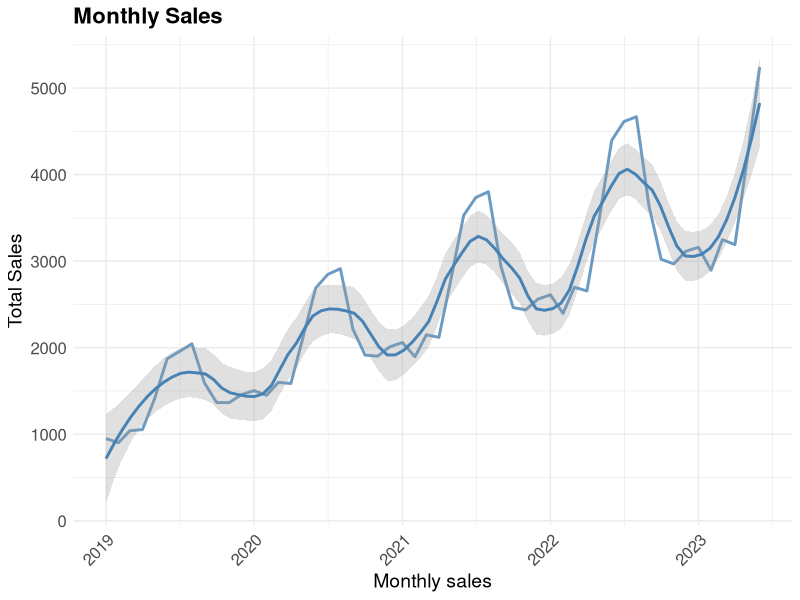
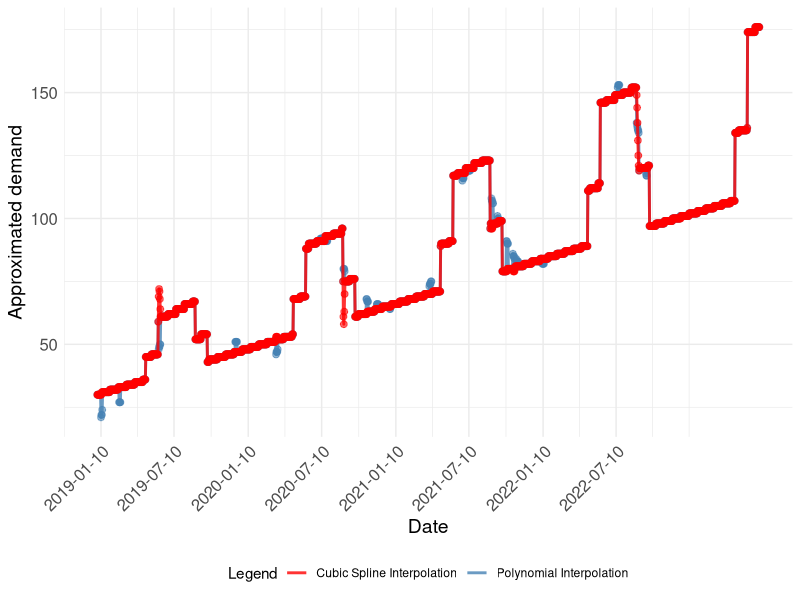
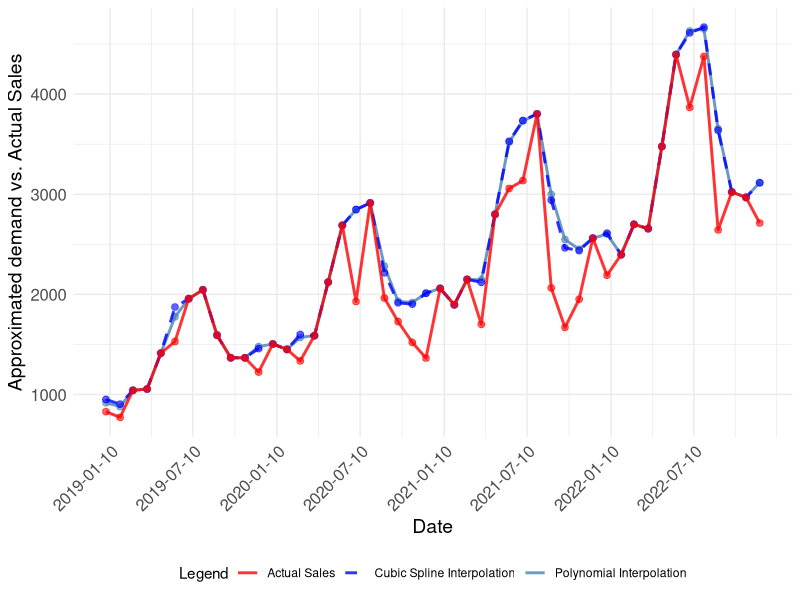

The R source for these figures, in order: (Note: this script raises an error after producing the figures.)
setwd("C:/Users/User/teza")
###SPLINE INTERPOLATION
library(ggplot2)
library(readxl)
library(tidyverse)
library(dplyr)
library(lubridate)
library(zoo)
library(forecast)
#sales_data_spline <- read_xlsx("fake_sales_data.xlsx")
sales_data_spline <- read_xlsx("fake_data_m5.xlsx")

sales_data_spline$Sales[sales_data_spline$Sales == 0] <- NA

# Use na.spline() to fill in the missing values using spline interpolation
sales_data_spline$Sales <- na.spline(ts(sales_data_spline$Sales), na.rm = FALSE)

#round data 
sales_data_spline$Sales <- round(sales_data_spline$Sales)

print(sales_data_spline)

# Plot the graph
monthly_sales <- sales_data_spline %>%
  mutate(MonthYear = format(Date, "%b-%Y")) %>%
  group_by(MonthYear) %>%
  summarise(Date = min(Date), TotalSales = sum(Sales)) %>%
  arrange(Date)

monthly_sales <- data.frame(monthly_sales)
monthly_sales$Date <- as.Date(monthly_sales$Date)

# Plot the graph
ggplot(monthly_sales, aes(x = Date, y = TotalSales, group = 1)) +
  geom_line(color = "steelblue", size = 1, alpha = 0.8) +
  geom_smooth(color = "steelblue", size = 1, alpha = 0.3, span = 0.3) +
  #scale_x_discrete(breaks = monthly_sales$MonthYear[seq(1, nrow(monthly_sales), 3)]) +
  labs(x = "Monthly sales", y = "Total Sales", title = "Monthly Sales") +
  theme_minimal() +
  theme(plot.title = element_text(size = 16, face = "bold"),
        axis.text.x = element_text(angle = 45, hjust = 1),
        axis.title = element_text(size = 14),
        axis.text = element_text(size = 12))


###POLYNOMIAL INTERPOLATION
library(ggplot2)
library(readxl)
library(tidyverse)
library(dplyr)
library(lubridate)
library(zoo)
library(forecast)
#sales_data_polynomial <- read_xlsx("fake_sales_data.xlsx")
sales_data_polynomial <- read_xlsx("fake_data_m5.xlsx")
# Replace zeros with NA
sales_data_polynomial$Sales[sales_data_polynomial$Sales == 0] <- NA

# Create a new column Days which will be used for the interpolation 
sales_data_polynomial$Days <- 1:nrow(sales_data_polynomial)
#convert to time series
sales_data_polynomial$Sales <- ts(sales_data_polynomial$Sales)
#Firstly, we need to decide on degree of polynomial which we will use.in following way:
# Initialize variables to store the results
best_degree <- 0
best_aic <- Inf

# Try different degrees of the polynomial
for (degree in 1:27) {
  # Fit the model
  model <- lm(Sales ~ poly(Days, degree), data = sales_data_polynomial, na.action = na.exclude)
  
  # Calculate the AIC
  aic <- AIC(model)
  
  # Update the best degree and AIC if necessary
  if (aic < best_aic) {
    best_degree <- degree
    best_aic <- aic
  }
}
print(paste("Best Degree:", best_degree))
print(paste("Best AIC:", best_aic))
#Best polynomial for our example is 26

#Fit a polynomial regression model to the non-NA data
model <- lm(Sales ~ poly(Days, 26), data = sales_data_polynomial, na.action = na.exclude)

#Predict the sales using the fitted model
sales_data_polynomial$Predicted_Sales <- predict(model, sales_data_polynomial)

#Replace the NA values in the Sales column with the predicted values
sales_data_polynomial$Sales[is.na(sales_data_polynomial$Sales)] <- sales_data_polynomial$Predicted_Sales[is.na(sales_data_polynomial$Sales)]

#Remove the Predicted_Sales column
sales_data_polynomial$Predicted_Sales <- NULL

#round Data
sales_data_polynomial$Sales <- round(sales_data_polynomial$Sales)
print(sales_data_polynomial)


##Compare the results
sales_data_polynomial$Days <- NULL

# Create a new data frame that combines both 'sales_data_polynomial' and 'sales_data_spline'
#add column with missing values
#sales_data_withNA <- read_xlsx("fake_sales_data.xlsx")
sales_data_withNA <- read_xlsx("fake_data_m5.xlsx")
# Replace zeros with NA
sales_data_withNA$Sales[sales_data_withNA$Sales == 0] <- NA

#Plotting the graph 
Date <- sales_data_withNA$Date


data_for_plot_deterministicINT <- data.frame(
  Date = Date, 
  sales_data_withNA = ts(sales_data_withNA$Sales),
  polynomial_interpolation = ts(sales_data_polynomial$Sales),
  spline_interpolation = ts(sales_data_spline$Sales)
)


data_for_plot_deterministicINT$Date <- as.Date(data_for_plot_deterministicINT$Date)


# Create a data frame with only the interpolated values 
data_only_interpolated <- data_for_plot_deterministicINT %>%
  filter(is.na(sales_data_withNA)) 


ggplot(data_for_plot_deterministicINT, aes(x = Date)) +
  geom_line(aes(y = polynomial_interpolation, color = "Polynomial Interpolation"), size = 1, alpha = 0.8) +
  geom_point(aes(y = polynomial_interpolation), color = alpha("steelblue", 0.5), size = 2, alpha = 0.6) +
  geom_line(aes(y = spline_interpolation, color = "Cubic Spline Interpolation"), size = 1, alpha = 0.8) +
  geom_point(aes(y = spline_interpolation), color = alpha("red", 0.5), size = 2, alpha = 0.6) +
  scale_color_manual(values = c("Polynomial Interpolation" = "steelblue", "Cubic Spline Interpolation" = "red")) +
  labs(color = "Legend") + ylab("Approximated demand")  +
  theme_minimal() +
  theme(plot.title = element_text(size = 16, face = "bold"),
        axis.text.x = element_text(angle = 45, hjust = 1),   # Adjusting x-axis labels for readability
        axis.title = element_text(size = 14),
        axis.text = element_text(size = 12),
        legend.position = "bottom") +
  scale_x_date(breaks = seq(min(data_only_interpolated$Date), max(data_only_interpolated$Date), by = "6 months"))




# Convert Date to Date format
data_for_plot_deterministicINT$Date <- ymd(data_for_plot_deterministicINT$Date)
data_for_plot_deterministicINT$actual_sales <- sales_data_withNA$Sales

#take withouth final year
data_for_plot_deterministicINT <- data_for_plot_deterministicINT[1:1461, ]
# Group by month and summarize
monthly_summary <- data_for_plot_deterministicINT %>%
  mutate(Month = floor_date(Date, "month")) %>%
  group_by(Month) %>%
  summarise(
    sales_data_withNA = sum(sales_data_withNA, na.rm = TRUE),
    polynomial_interpolation = sum(polynomial_interpolation, na.rm = TRUE),
    spline_interpolation = sum(spline_interpolation, na.rm = TRUE),
    actual_sales = sum(actual_sales, na.rm = TRUE)
  )

ggplot(monthly_summary, aes(x = Month)) +
  geom_line(aes(y = polynomial_interpolation, color = "Polynomial Interpolation"), size = 1, alpha = 0.8) +
  geom_point(aes(y = polynomial_interpolation), color = alpha("steelblue", 0.5), size = 2, alpha = 0.6) +
  geom_line(aes(y = spline_interpolation, color = "Cubic Spline Interpolation"), linetype = "dashed",size = 1, alpha = 0.8) +
  geom_point(aes(y = spline_interpolation), color = alpha("blue", 0.5), size = 2, alpha = 0.6) +
  geom_line(aes(y = actual_sales, color = "Actual Sales"), size = 1, alpha = 0.8) +
  geom_point(aes(y = actual_sales), color = alpha("red", 0.5), size = 2, alpha = 0.6) +
  scale_color_manual(values = c("Polynomial Interpolation" = "steelblue", "Cubic Spline Interpolation" = "blue", "Actual Sales" = "red")) +
  labs(color = "Legend") + ylab("Approximated demand vs. Actual Sales")  + xlab("Date") +
  theme_minimal() +
  theme(plot.title = element_text(size = 16, face = "bold"),
        axis.text.x = element_text(angle = 45, hjust = 1),   # Adjusting x-axis labels for readability
        axis.title = element_text(size = 14),
        axis.text = element_text(size = 12),
        legend.position = "bottom") +
  scale_x_date(breaks = seq(min(data_only_interpolated$Date), max(data_only_interpolated$Date), by = "6 months"))





#### another way to plot
sales_data_polynomial$Days <- NULL

# Create a new data frame that combines both 'sales_data_polynomial' and 'sales_data_spline'
combined_data <- rbind(
  cbind(sales_data_polynomial, Source = "sales_data_polynomial"),
  cbind(sales_data_spline, Source = "sales_data_spline")
)
monthly_sales_interpolation <- combined_data %>%
  mutate(MonthYear = format(Date, "%b-%Y")) %>%
  group_by(MonthYear, Source) %>%
  summarise(Date = min(Date), TotalSales = sum(Sales)) %>%
  arrange(Date)

ggplot(monthly_sales_interpolation, aes(x = Date, y = TotalSales, group = Source, color = Source)) +
  geom_line(size = 1, alpha = 1) +
  geom_smooth(span = 0.0001) +
  #scale_x_discrete(breaks = monthly_sales$MonthYear[seq(1, nrow(monthly_sales), 3)]) +
  labs(x = "Monthly sales", y = "Total Sales", title = "Monthly Sales") +
  theme_minimal() +
  theme(plot.title = element_text(size = 16, face = "bold"),
        axis.text.x = element_text(angle = 45, hjust = 1),
        axis.title = element_text(size = 14),
        axis.text = element_text(size = 12)) 


#library("writexl")
#write_xlsx(combined_data,"C:\\Users\\User\\Desktop\\TEZA\\interp_combined_data2.xlsx")



